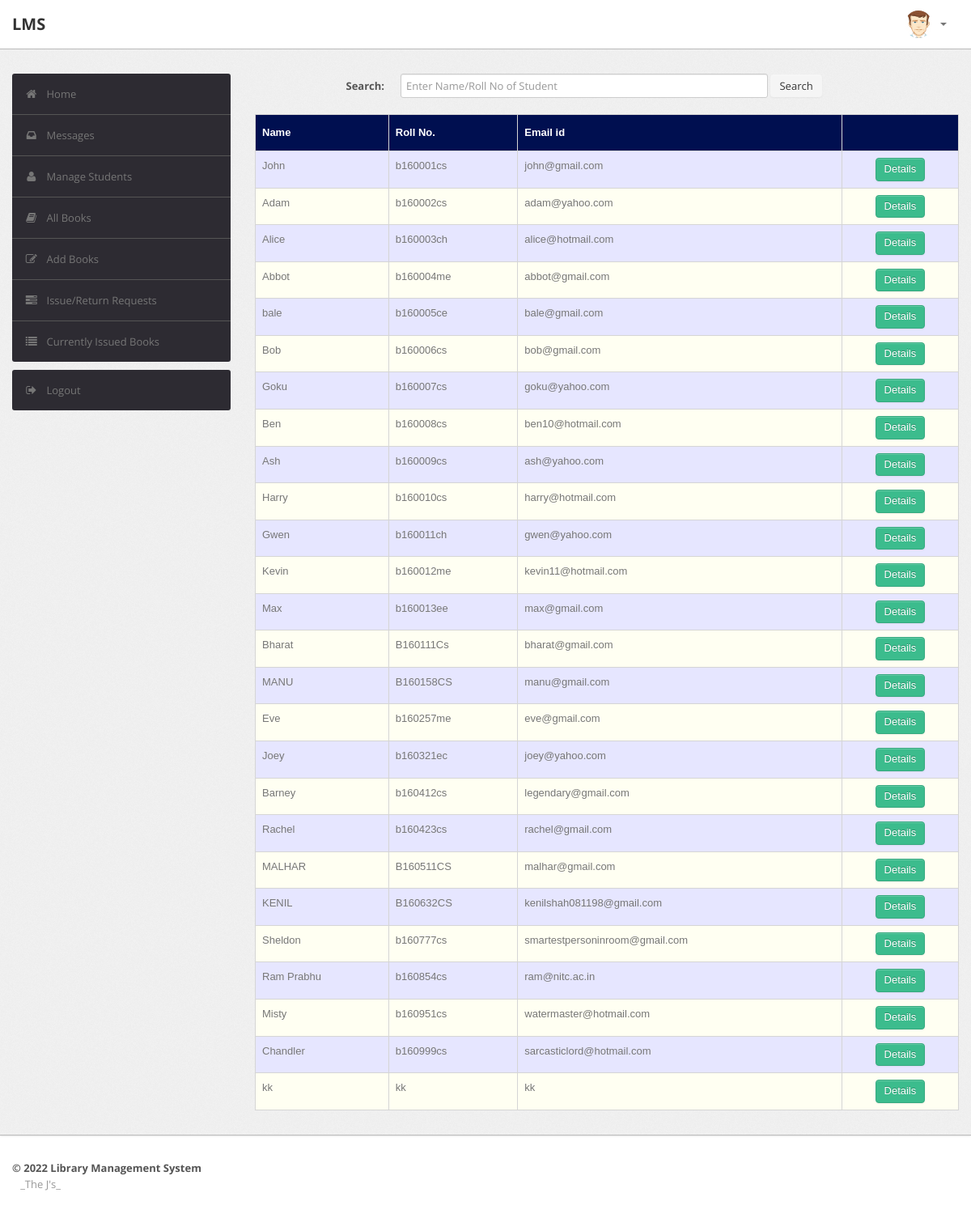
Page /admin/student.php (signed in) on the committed database.
### tables this page shows
CREATE TABLE `user` (
  `RollNo` varchar(50) NOT NULL,
  `Name` varchar(50) DEFAULT NULL,
  `Type` varchar(50) DEFAULT NULL,
  `EmailId` varchar(50) DEFAULT NULL,
  `MobNo` bigint(11) DEFAULT NULL,
  `Password` varchar(50) DEFAULT NULL
);

### admin/student.php (the view, shortened to what this page needs)
<?php
require('dbconn.php');
?>
<?php
if ($_SESSION['RollNo']) {
    ?>
<!DOCTYPE html>
<html lang="en">
    <head>
        <link type="text/css" href="bootstrap/css/bootstrap.min.css" rel="stylesheet">
        <link type="text/css" href="bootstrap/css/bootstrap-responsive.min.css" rel="stylesheet">
        <link type="text/css" href="css/theme.css" rel="stylesheet">
        <link type="text/css" href="images/icons/css/font-awesome.css" rel="stylesheet">
    </head>
    <body>
        <div class="navbar navbar-fixed-top">
            <div class="navbar-inner">
                <div class="container">
                        <a class="brand" href="index.php">LMS </a>
                    <div class="nav-collapse collapse navbar-inverse-collapse">
                        <ul class="nav pull-right">
                            <li class="nav-user dropdown"><a href="#" class="dropdown-toggle" data-toggle="dropdown">
                                <img src="images/user.png" class="nav-avatar" />
                                <b class="caret"></b></a>
                            </li>
                        </ul>
                    </div>
                </div>
            </div>
        </div>
        <div class="wrapper">
            <div class="container">
                <div class="row">
                    <div class="span3">
                        <div class="sidebar">
                            <ul class="widget widget-menu unstyled">
                                <li class="active"><a href="index.php"><i class="menu-icon icon-home"></i>Home
                                </a></li>
                                 <li><a href="message.php"><i class="menu-icon icon-inbox"></i>Messages</a>
                                </li>
                                <li><a href="student.php"><i class="menu-icon icon-user"></i>Manage Students </a>
                                </li>
                                <li><a href="book.php"><i class="menu-icon icon-book"></i>All Books </a></li>
                                <li><a href="addbook.php"><i class="menu-icon icon-edit"></i>Add Books </a></li>
                                <li><a href="requests.php"><i class="menu-icon icon-tasks"></i>Issue/Return Requests </a></li>
                                <li><a href="current.php"><i class="menu-icon icon-list"></i>Currently Issued Books </a></li>
                            </ul>
                            <ul class="widget widget-menu unstyled">
                                <li><a href="logout.php"><i class="menu-icon icon-signout"></i>Logout </a></li>
                            </ul>
                        </div>
                    </div>
                    <div class="span9">
                        <form class="form-horizontal row-fluid" action="student.php" method="post">
                                        <div class="control-group">
                                            <label class="control-label" for="Search"><b>Search:</b></label>
                                            <div class="controls">
                                                <input type="text" id="title" name="title" placeholder="Enter Name/Roll No of Student" class="span8" required>
                                                <button type="submit" name="submit"class="btn">Search</button>
                                            </div>
                                        </div>
                                    </form>
                                    <br>
                                    <?php
                                    if(isset($_POST['submit']))
                                        {$s=$_POST['title'];
                                            $sql="select * from LMS.user where (RollNo='$s' or Name like '%$s%') and RollNo<>'ADMIN'";
                                        }
                                    else
                                        $sql="select * from LMS.user where RollNo<>'ADMIN'";
                                    $result=$conn->query($sql);
                                    $rowcount=mysqli_num_rows($result);
                                    if(!($rowcount))
                                        echo "<br><center><h2><b><i>No Results</i></b></h2></center>";
                                    else
                                    {
                                    ?>
                        <table class="table" id = "tables">
                                  <thead>
                                    <tr>
                                      <th>Name</th>
                                      <th>Roll No.</th>
                                      <th>Email id</th>
                                      <th></th>
                                    </tr>
                                  </thead>
                                  <tbody>
                    <?php
                            while($row=$result->fetch_assoc())
                            {
                                $email=$row['EmailId'];
                                $name=$row['Name'];
                                $rollno=$row['RollNo'];
                            ?>
                                    <tr>
                                      <td><?php echo $name ?></td>
                                      <td><?php echo $rollno ?></td>
                                      <td><?php echo $email ?></td>
                                        <td>
                                        <center>
                                            <a href="studentdetails.php?id=<?php echo $rollno; ?>" class="btn btn-success">Details</a>
                                      </center>
                                        </td>
                                    </tr>
                            <?php }} ?>
                                  </tbody>
                                </table>
                            </div>
                </div>
            </div>
        </div>
<div class="footer">
            <div class="container">
                <b class="copyleft">&copy; 2022 Library Management System </b> <br>&nbsp;&nbsp; _The J's_
            </div>
        </div>
    </body>
</html>
<?php }
else {
    echo "<script type='text/javascript'>alert('Access Denied!!!')</script>";
} ?>

### admin/css/theme.css (style rules this page uses)
#tables { font-family: "Trebuchet MS", Arial, Helvetica, sans-serif; border-collapse: collapse; width: 100%; }
#tables td, #tables th { border: 1px solid #ddd; padding: 8px; }
#tables tr:nth-child(even) { background-color: #fffff2; }
#tables tr:nth-child(odd) { background-color: #e6e6ff; }
#tables th { padding-top: 12px; padding-bottom: 12px; text-align: left; background-color: #000F50; color: white; }
body { font-size: 13px; font-family: 'Open Sans', Arial, sans-serif; background: #fff; color: #777 }
strong, b { color: #555 }
.wrapper { background: url(../images/bg.png) #eee; border-bottom: 1px solid #bbb; -webkit-box-shadow: 0 1px 2px rgba(0,0,0,0.1); -moz-box-shadow: 0 1px 2px rgba(0,0,0,0.1); box-shadow: 0 1px 2px rgba(0,0,0,0.1); padding: 30px 0 }
.footer { color: #999; padding: 30px 0 60px }
form { margin: 0 }
select, textarea, input[type="text"], input[type="password"], input[type="datetime"], input[type="datetime-local"], input[type="date"], input[type="month"], input[type="time"], input[type="week"], input[type="number"], input[type="email"], input[type="url"], input[type="search"], input[type="tel"], input[type="color"], .uneditable-input, label, input, button, select, textarea { -webkit-border-radius: 3px; -moz-border-radius: 3px; border-radius: 3px; font-size: 13px; font-family: 'Open Sans', Tahoma, Arial, sans-serif }
body [class^="icon-"], body [class*=" icon-"] { font-size: 14px; line-height: 20px; height: 20px }
.form-horizontal .control-group, .form-vertical .control-group { margin-bottom: 0 }
.navbar { position: static!important; margin: 0!important }
.navbar .navbar-inner { background: #fff; border-bottom: 1px solid #bbb; -webkit-box-shadow: 0 1px 2px rgba(0,0,0,0.15); -moz-box-shadow: 0 1px 2px rgba(0,0,0,0.15); box-shadow: 0 1px 2px rgba(0,0,0,0.15) }
.navbar .brand { color: #333; font-weight: bold; font-size: 20px; margin-right: 20px; padding: 20px }
.navbar .nav>li>a { padding: 20px 15px; font-weight: bold; color: #777 }
.nav-user>a { height: 20px }
.nav-avatar { width: 34px; height: 34px; margin: -7px 5px 0 0; -webkit-border-radius: 50%; -moz-border-radius: 50%; border-radius: 50% }
.btn, .btn-box { -webkit-border-radius: 3px; -moz-border-radius: 3px; border-radius: 3px }
.btn { font-size: 13px; font-weight: 600 }
.btn { display: inline-block; margin-bottom: 0; font-weight: 400; text-align: center; vertical-align: middle; cursor: pointer; background-image: none; border: 1px solid transparent; white-space: nowrap; padding: 4px 10px; font-size: 13px; line-height: 1.42857; border-radius: 4px; -webkit-user-select: none; -moz-user-select: none; -ms-user-select: none; user-select: none }
.btn-success { color: #fff; background-color: #3cbc8d; border-color: #36a97f }
.table { margin-bottom: 0 }
.table th, .table td { border-color: #d5d5d5!important }
.widget-menu { background: #fff; -webkit-border-radius: 3px; -moz-border-radius: 3px; border-radius: 3px; overflow: hidden }
.widget-menu a { color: #555; display: block; line-height: 20px; padding: 15px; text-decoration: none!important }
.widget-menu .menu-icon { margin-right: 10px; color: #767676; -webkit-transition: all .2s ease-in-out; -moz-transition: all .2s ease-in-out; transition: all .2s ease-in-out; }
.widget-menu>li+li { border-top: 1px solid #555 }
.widget-menu>li>a { background-color: #2d2b32; color: #767676; -webkit-transition: all .2s ease-in-out; -moz-transition: all .2s ease-in-out; transition: all .2s ease-in-out; }

### rows in the picture
user: Name "John", RollNo "b160001cs", EmailId "john@gmail.com"
user: Name "Adam", RollNo "b160002cs", EmailId "adam@yahoo.com"
user: Name "Alice", RollNo "b160003ch", EmailId "alice@hotmail.com"
user: Name "Abbot", RollNo "b160004me", EmailId "abbot@gmail.com"
user: Name "bale", RollNo "b160005ce", EmailId "bale@gmail.com"
user: Name "Bob", RollNo "b160006cs", EmailId "bob@gmail.com"
user: Name "Goku", RollNo "b160007cs", EmailId "goku@yahoo.com"
user: Name "Ben", RollNo "b160008cs", EmailId "ben10@hotmail.com"
user: Name "Ash", RollNo "b160009cs", EmailId "ash@yahoo.com"
user: Name "Harry", RollNo "b160010cs", EmailId "harry@hotmail.com"
user: Name "Gwen", RollNo "b160011ch", EmailId "gwen@yahoo.com"
user: Name "Kevin", RollNo "b160012me", EmailId "kevin11@hotmail.com"
user: Name "Max", RollNo "b160013ee", EmailId "max@gmail.com"
user: Name "Bharat", RollNo "B160111Cs", EmailId "bharat@gmail.com"
user: Name "MANU", RollNo "B160158CS", EmailId "manu@gmail.com"
user: Name "Eve", RollNo "b160257me", EmailId "eve@gmail.com"
user: Name "Joey", RollNo "b160321ec", EmailId "joey@yahoo.com"
user: Name "Barney", RollNo "b160412cs", EmailId "legendary@gmail.com"
user: Name "Rachel", RollNo "b160423cs", EmailId "rachel@gmail.com"
user: Name "MALHAR", RollNo "B160511CS", EmailId "malhar@gmail.com"
user: Name "KENIL", RollNo "B160632CS", EmailId "kenilshah081198@gmail.com"
user: Name "Sheldon", RollNo "b160777cs", EmailId "smartestpersoninroom@gmail.com"
user: Name "Ram Prabhu", RollNo "b160854cs", EmailId "ram@nitc.ac.in"
user: Name "Misty", RollNo "b160951cs", EmailId "watermaster@hotmail.com"
user: Name "Chandler", RollNo "b160999cs", EmailId "sarcasticlord@hotmail.com"
user: Name "kk", RollNo "kk", EmailId "kk"
